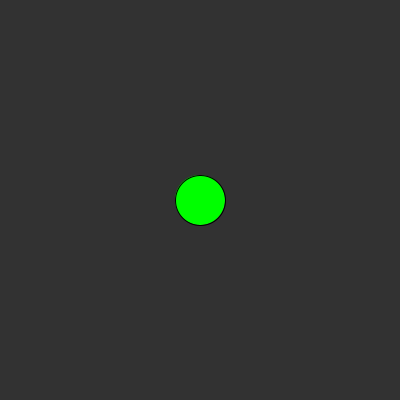
Frame 1 (no input)
Frame 60 (the mouse pressed at the canvas centre just before this capture): identical to frame 1, image omitted
Frame 120 (the mouse held since frame 60 and released just before this capture): identical to frame 1, image omitted

The Processing sketch that drew this single still picture (run headless with seeded random() and noise(); from frame 60 on, the mouse is pressed at the canvas centre):

// Processing sketch: movement
// ── movement.pde
//
// movement.pde
//


float xPlayer = 200;
float yPlayer = 200;


void setup()
{
  size(400, 400);  
}


void draw()
{
  background(50);  
  
  fill(0, 255, 0);
  ellipse(xPlayer, yPlayer, 50, 50);
}


void keyPressed()
{
  float change = 10;
  
  if (keyCode == RIGHT)
  {
     xPlayer += change;
  }
  else if (keyCode == LEFT)
  {
     xPlayer -= change; 
  }
  else if (keyCode == UP)
  {
     yPlayer -= change;    
  }
  else if (keyCode == DOWN)
  {
     yPlayer += change;    
  }
  
}
